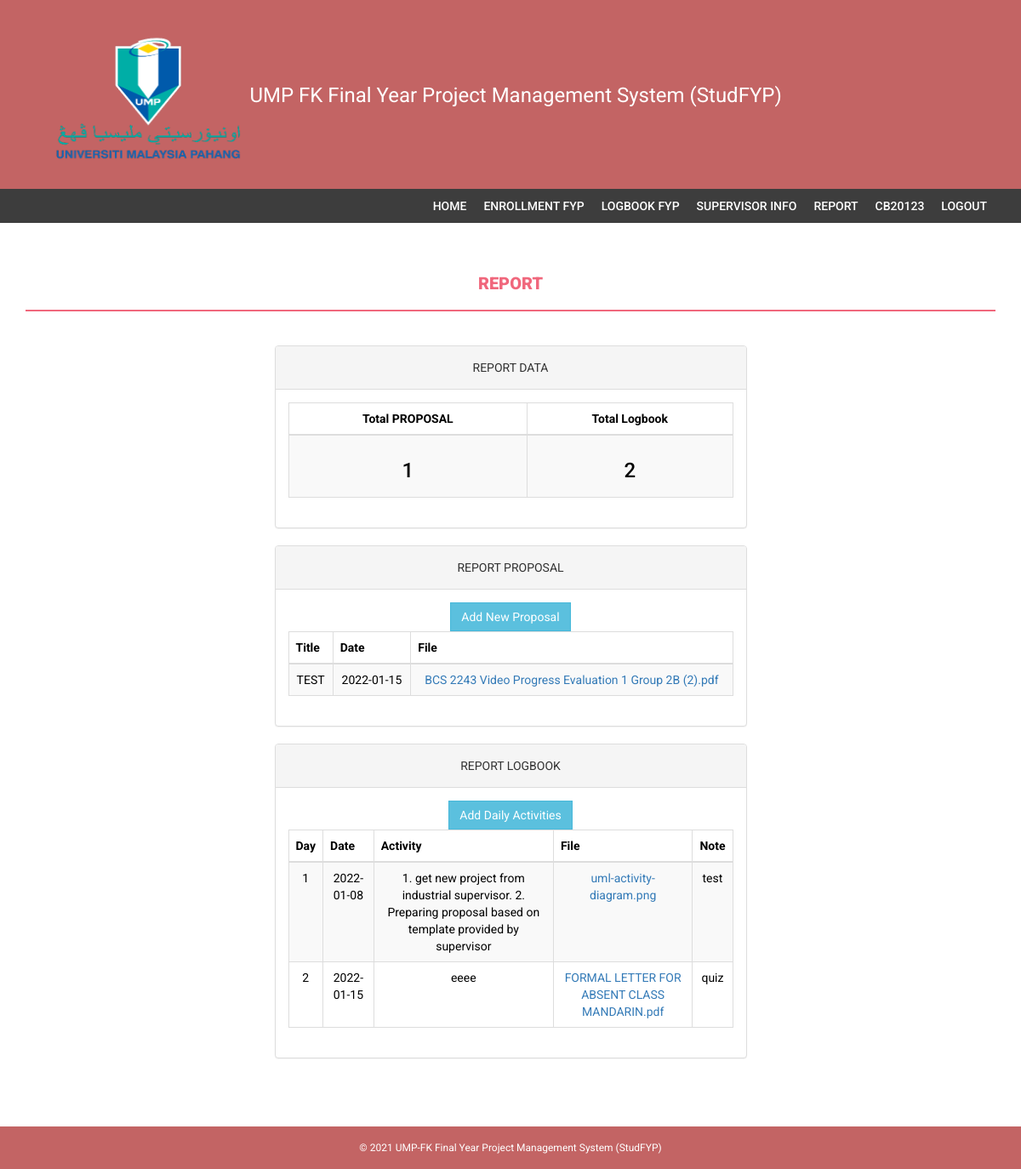
The page /student/report.php (signed in) on the database as committed earlier.
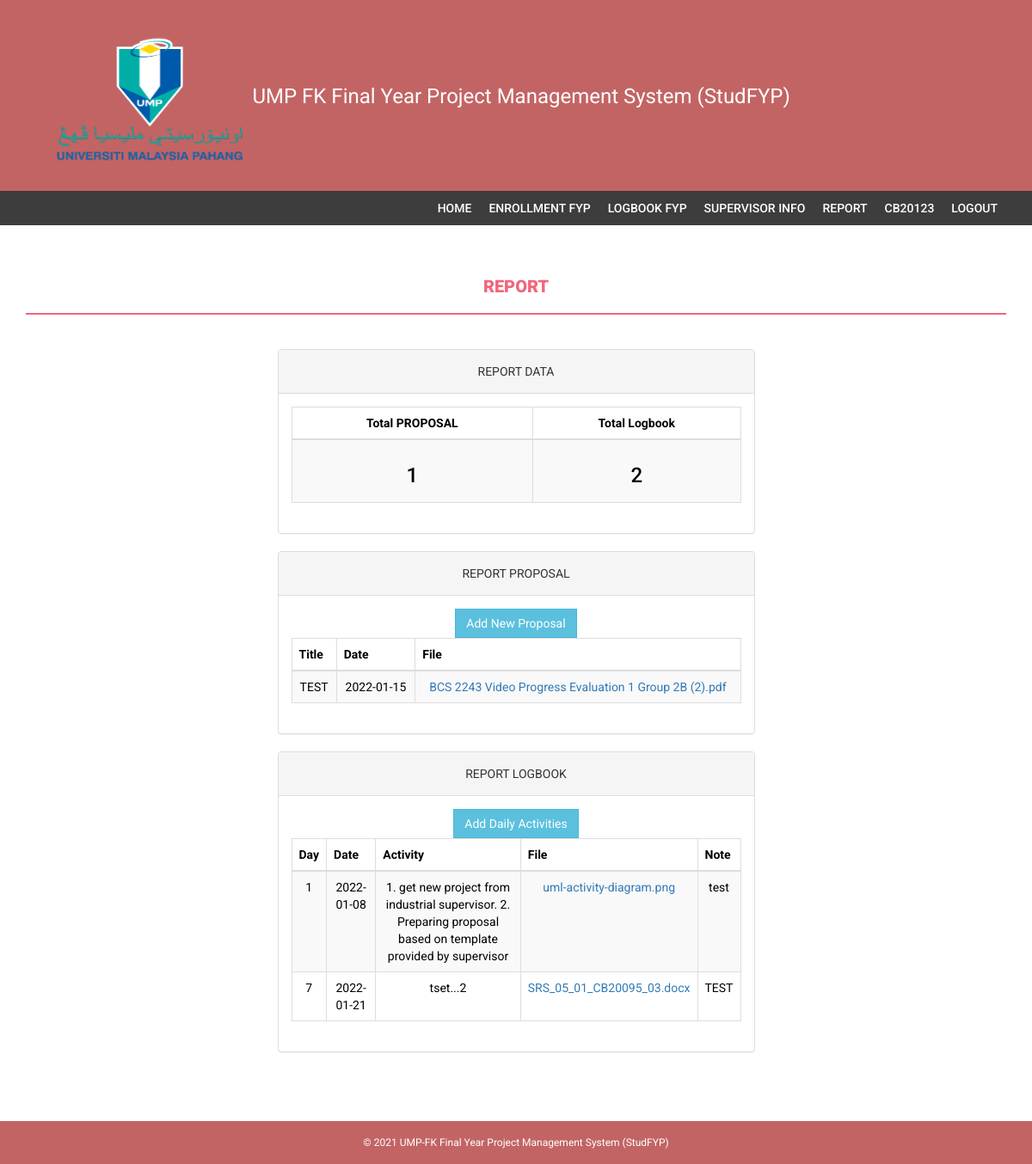
The same page on the database as committed later.
### tables this page shows
CREATE TABLE `thesis` (
  `thesis_id` int(11) NOT NULL,
  `thesis_type` varchar(40) NOT NULL,
  `thesis_date` date NOT NULL,
  `thesis_attach` varchar(400) NOT NULL,
  `student_id` varchar(10) NOT NULL
);

CREATE TABLE `logbook` (
  `logbook_id` int(10) NOT NULL,
  `log_date` date NOT NULL,
  `log_day` int(31) NOT NULL,
  `log_activity` varchar(400) NOT NULL,
  `log_file` varchar(400) NOT NULL,
  `log_note` varchar(200) NOT NULL,
  `student_id` varchar(10) NOT NULL
);

### student/report.php (the view, shortened to what the changed rows need)
<?php
include('includes/config.php');
if(isset($_SESSION['User'])){
    $User = $_SESSION['User'];
}else{
    header("location:/studfyp/login.php");
}
?>
<!DOCTYPE html>
<html xmlns="http://www.w3.org/1999/xhtml">
    <head>
        <link href="assets/css/bootstrap.css" rel="stylesheet" />
        <link href="assets/css/font-awesome.css" rel="stylesheet" />
        <link href="assets/css/style.css" rel="stylesheet" />
    </head>
    <body>
        <div class="content-wrapper">
            <div class="container">
                <div class="row">
                    <div class="col-md-12"><h1 class="page-head-line">Report </h1></div>
                </div>
                <div class="row" >
                    <div class="col-md-6">
                    <div class="panel panel-default">
                            <font color="black" align="center">
                            <div class="panel-body">
                                <div class="table-responsive">
                                    <table class="table table-bordered table-hover table-striped">
                                        <thead>
                                            <tr>
                                                <th style="text-align:center;">Total PROPOSAL</th>
                                                <th style="text-align:center;">Total Logbook</th>
                                            </tr>
                                        </thead>
                                    </table>
                                </div>
                            </div>
                        </div>
                        <div class="panel panel-default">
                            <font color="black" align="center">
                            <div class="panel-body">
                                <div class="table-responsive">
                                    <table class="table table-bordered table-hover table-striped">
                                        <thead>
                                            <tr>
                                                <th>Title</th>
                                                <th>Date</th>
                                                <th>File</th>
                                            </tr>
                                        </thead>
                                        <tbody>
                                            <?php
                                                $query = "SELECT * FROM thesis WHERE student_id='$User'";
                                                $result = mysqli_query($bd, $query) or die (mysqli_error($bd));
                                                while ($row = mysqli_fetch_assoc($result)) {
                                            ?>
                                            <tr>
                                                <td><?php echo $row['thesis_type']; ?></td>
                                                <td><?php echo $row['thesis_date']; ?></td>
                                                <td>
                                                    <a href="files/<?php echo $row['thesis_attach']; ?>" target="_blank"><?php echo $row['thesis_attach']?></a>
                                                </td>
                                            </tr>
                                            <?php
                                                }
                                            ?>
                                        </tbody>
                                    </table>
                                </div>
                            </div>
                        </div>
                        <div class="panel panel-default">
                            <font color="black" align="center">
                            <div class="panel-body">
                                <div class="table-responsive">
                                    <table class="table table-bordered table-hover table-striped">
                                        <thead>
                                            <tr>
                                                <th>Day</th>
                                                <th>Date</th>
                                                <th>Activity</th>
                                                <th>File</th>
                                                <th>Note</th>
                                            </tr>
                                        </thead>
                                        <tbody>
                                            <?php
                                                $query = "SELECT * FROM logbook WHERE student_id='$User'";
                                                $result = mysqli_query($bd, $query) or die (mysqli_error($bd));
                                                while ($row = mysqli_fetch_assoc($result)) {
                                            ?>
                                            <tr>
                                                <td><?php echo $row['log_day']; ?></td>
                                                <td><?php echo $row['log_date']; ?></td>
                                                <td><?php echo $row['log_activity']; ?></td>
                                                <td>
                                                    <a href="files/<?php echo $row['log_file']; ?>" target="_blank"><?php echo $row['log_file']?></a>
                                                </td>
                                                <td><?php echo $row['log_note']; ?></td>
                                            </tr>
                                            <?php
                                                }
                                            ?>
                                        </tbody>
                                    </table>
                                </div>
                            </div>
                        </div>
                    </div>
                </div>
            </div>
        </div>
    </body>
</html>

Rows that differ between the two databases and show on the page:
removed logbook: log_day "2", log_date "2022-01-15", log_activity "eeee", log_file "FORMAL LETTER FOR ABSENT CLASS MANDARIN.pdf", log_note "quiz"
added logbook: log_day "7", log_date "2022-01-21", log_activity "tset...2", log_file "SRS_05_01_CB20095_03.docx", log_note "TEST"
